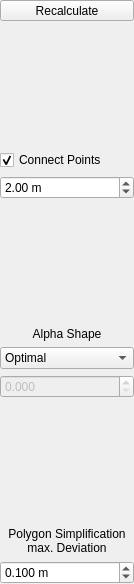
<?xml version="1.0" encoding="UTF-8"?>
<ui version="4.0">
 <class>FieldsOptimitionToolbar</class>
 <widget class="QWidget" name="FieldsOptimitionToolbar">
  <property name="geometry">
   <rect>
    <x>0</x>
    <y>0</y>
    <width>134</width>
    <height>584</height>
   </rect>
  </property>
  <property name="windowTitle">
   <string>Fields Optimition</string>
  </property>
  <layout class="QVBoxLayout" name="verticalLayout">
   <property name="leftMargin">
    <number>0</number>
   </property>
   <property name="topMargin">
    <number>0</number>
   </property>
   <property name="rightMargin">
    <number>0</number>
   </property>
   <property name="bottomMargin">
    <number>0</number>
   </property>
   <item>
    <widget class="QToolButton" name="pbRecalculate">
     <property name="sizePolicy">
      <sizepolicy hsizetype="Expanding" vsizetype="Fixed">
       <horstretch>0</horstretch>
       <verstretch>0</verstretch>
      </sizepolicy>
     </property>
     <property name="focusPolicy">
      <enum>Qt::NoFocus</enum>
     </property>
     <property name="text">
      <string>Recalculate</string>
     </property>
     <property name="icon">
      <iconset theme="view-refresh">
       <normaloff>.</normaloff>.</iconset>
     </property>
     <property name="iconSize">
      <size>
       <width>65</width>
       <height>65</height>
      </size>
     </property>
     <property name="toolButtonStyle">
      <enum>Qt::ToolButtonTextUnderIcon</enum>
     </property>
    </widget>
   </item>
   <item>
    <spacer name="verticalSpacer_2">
     <property name="orientation">
      <enum>Qt::Vertical</enum>
     </property>
     <property name="sizeHint" stdset="0">
      <size>
       <width>20</width>
       <height>40</height>
      </size>
     </property>
    </spacer>
   </item>
   <item>
    <widget class="QCheckBox" name="cbConnectEndToStart">
     <property name="text">
      <string>Connect Points</string>
     </property>
     <property name="checked">
      <bool>true</bool>
     </property>
    </widget>
   </item>
   <item>
    <widget class="QDoubleSpinBox" name="dsbDistanceConnectingPoints">
     <property name="suffix">
      <string> m</string>
     </property>
     <property name="minimum">
      <double>0.100000000000000</double>
     </property>
     <property name="maximum">
      <double>20.000000000000000</double>
     </property>
     <property name="singleStep">
      <double>0.100000000000000</double>
     </property>
     <property name="value">
      <double>2.000000000000000</double>
     </property>
    </widget>
   </item>
   <item>
    <spacer name="verticalSpacer">
     <property name="orientation">
      <enum>Qt::Vertical</enum>
     </property>
     <property name="sizeHint" stdset="0">
      <size>
       <width>20</width>
       <height>40</height>
      </size>
     </property>
    </spacer>
   </item>
   <item>
    <widget class="QLabel" name="label">
     <property name="text">
      <string>Alpha Shape</string>
     </property>
     <property name="alignment">
      <set>Qt::AlignCenter</set>
     </property>
    </widget>
   </item>
   <item>
    <widget class="QComboBox" name="cbAlphaShape">
     <property name="focusPolicy">
      <enum>Qt::NoFocus</enum>
     </property>
     <property name="currentIndex">
      <number>1</number>
     </property>
     <item>
      <property name="text">
       <string>None</string>
      </property>
     </item>
     <item>
      <property name="text">
       <string>Optimal</string>
      </property>
     </item>
     <item>
      <property name="text">
       <string>Solid</string>
      </property>
     </item>
     <item>
      <property name="text">
       <string>Custom</string>
      </property>
     </item>
    </widget>
   </item>
   <item>
    <widget class="QDoubleSpinBox" name="dsbAlpha">
     <property name="enabled">
      <bool>false</bool>
     </property>
     <property name="focusPolicy">
      <enum>Qt::WheelFocus</enum>
     </property>
     <property name="decimals">
      <number>3</number>
     </property>
     <property name="maximum">
      <double>10000.000000000000000</double>
     </property>
     <property name="singleStep">
      <double>0.001000000000000</double>
     </property>
    </widget>
   </item>
   <item>
    <spacer name="verticalSpacer_3">
     <property name="orientation">
      <enum>Qt::Vertical</enum>
     </property>
     <property name="sizeHint" stdset="0">
      <size>
       <width>20</width>
       <height>48</height>
      </size>
     </property>
    </spacer>
   </item>
   <item>
    <widget class="QLabel" name="label_2">
     <property name="text">
      <string>Polygon Simplification
max. Deviation</string>
     </property>
     <property name="alignment">
      <set>Qt::AlignCenter</set>
     </property>
     <property name="wordWrap">
      <bool>true</bool>
     </property>
    </widget>
   </item>
   <item>
    <widget class="QDoubleSpinBox" name="dsbMaxDeviation">
     <property name="focusPolicy">
      <enum>Qt::WheelFocus</enum>
     </property>
     <property name="suffix">
      <string> m</string>
     </property>
     <property name="decimals">
      <number>3</number>
     </property>
     <property name="maximum">
      <double>10000.000000000000000</double>
     </property>
     <property name="singleStep">
      <double>0.001000000000000</double>
     </property>
     <property name="value">
      <double>0.100000000000000</double>
     </property>
    </widget>
   </item>
  </layout>
 </widget>
 <resources/>
 <connections/>
</ui>
